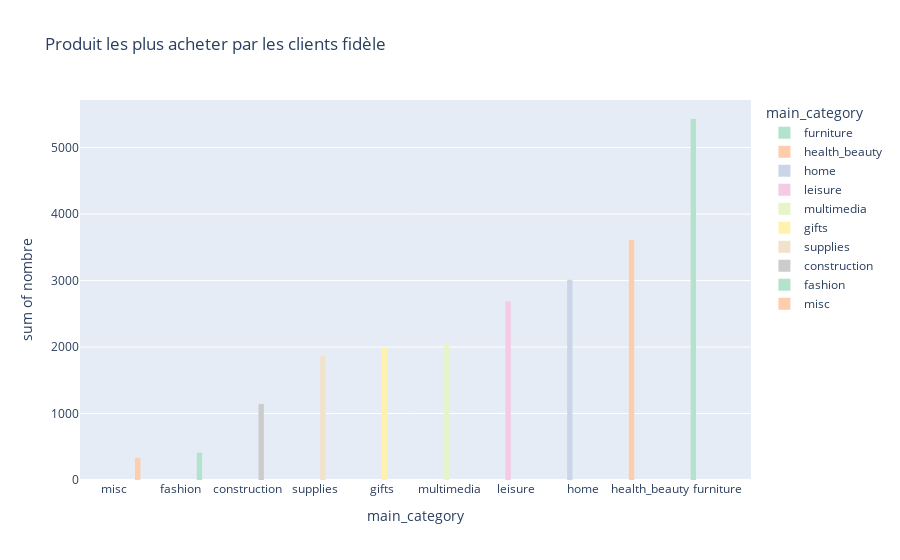

The notebook cell this image was saved under:
### Code cell
fig_1 = px.histogram(df_loyal_count,
                     title="Produit les plus acheter par les clients fidèle",
                     x="main_category",
                     y='nombre',

                     color="main_category",
                     color_discrete_sequence=px.colors.qualitative.Pastel2,
                     barmode="group"

                     ).update_xaxes(categoryorder="total ascending")

fig_1.show()

### Figure 1 — Plotly figure (JSON) as saved in the notebook; plotly's stock layout.template omitted (floating-point values rounded to 4 significant figures)
{"data": [{"alignmentgroup": "True", "bingroup": "x", "histfunc": "sum", "hovertemplate": "main_category=%{x}<br>sum of nombre=%{y}<extra></extra>", "legendgroup": "furniture", "marker": {"color": "rgb(179,226,205)", "pattern": {"shape": ""}}, "name": "furniture", "offsetgroup": "furniture", "orientation": "v", "showlegend": true, "type": "histogram", "x": ["furniture"], "xaxis": "x", "y": [5430], "yaxis": "y"}, {"alignmentgroup": "True", "bingroup": "x", "histfunc": "sum", "hovertemplate": "main_category=%{x}<br>sum of nombre=%{y}<extra></extra>", "legendgroup": "health_beauty", "marker": {"color": "rgb(253,205,172)", "pattern": {"shape": ""}}, "name": "health_beauty", "offsetgroup": "health_beauty", "orientation": "v", "showlegend": true, "type": "histogram", "x": ["health_beauty"], "xaxis": "x", "y": [3610], "yaxis": "y"}, {"alignmentgroup": "True", "bingroup": "x", "histfunc": "sum", "hovertemplate": "main_category=%{x}<br>sum of nombre=%{y}<extra></extra>", "legendgroup": "home", "marker": {"color": "rgb(203,213,232)", "pattern": {"shape": ""}}, "name": "home", "offsetgroup": "home", "orientation": "v", "showlegend": true, "type": "histogram", "x": ["home"], "xaxis": "x", "y": [3012], "yaxis": "y"}, {"alignmentgroup": "True", "bingroup": "x", "histfunc": "sum", "hovertemplate": "main_category=%{x}<br>sum of nombre=%{y}<extra></extra>", "legendgroup": "leisure", "marker": {"color": "rgb(244,202,228)", "pattern": {"shape": ""}}, "name": "leisure", "offsetgroup": "leisure", "orientation": "v", "showlegend": true, "type": "histogram", "x": ["leisure"], "xaxis": "x", "y": [2684], "yaxis": "y"}, {"alignmentgroup": "True", "bingroup": "x", "histfunc": "sum", "hovertemplate": "main_category=%{x}<br>sum of nombre=%{y}<extra></extra>", "legendgroup": "multimedia", "marker": {"color": "rgb(230,245,201)", "pattern": {"shape": ""}}, "name": "multimedia", "offsetgroup": "multimedia", "orientation": "v", "showlegend": true, "type": "histogram", "x": ["multimedia"], "xaxis": "x", "y": [2055], "yaxis": "y"}, {"alignmentgroup": "True", "bingroup": "x", "histfunc": "sum", "hovertemplate": "main_category=%{x}<br>sum of nombre=%{y}<extra></extra>", "legendgroup": "gifts", "marker": {"color": "rgb(255,242,174)", "pattern": {"shape": ""}}, "name": "gifts", "offsetgroup": "gifts", "orientation": "v", "showlegend": true, "type": "histogram", "x": ["gifts"], "xaxis": "x", "y": [1994], "yaxis": "y"}, {"alignmentgroup": "True", "bingroup": "x", "histfunc": "sum", "hovertemplate": "main_category=%{x}<br>sum of nombre=%{y}<extra></extra>", "legendgroup": "supplies", "marker": {"color": "rgb(241,226,204)", "pattern": {"shape": ""}}, "name": "supplies", "offsetgroup": "supplies", "orientation": "v", "showlegend": true, "type": "histogram", "x": ["supplies"], "xaxis": "x", "y": [1865], "yaxis": "y"}, {"alignmentgroup": "True", "bingroup": "x", "histfunc": "sum", "hovertemplate": "main_category=%{x}<br>sum of nombre=%{y}<extra></extra>", "legendgroup": "construction", "marker": {"color": "rgb(204,204,204)", "pattern": {"shape": ""}}, "name": "construction", "offsetgroup": "construction", "orientation": "v", "showlegend": true, "type": "histogram", "x": ["construction"], "xaxis": "x", "y": [1144], "yaxis": "y"}, {"alignmentgroup": "True", "bingroup": "x", "histfunc": "sum", "hovertemplate": "main_category=%{x}<br>sum of nombre=%{y}<extra></extra>", "legendgroup": "fashion", "marker": {"color": "rgb(179,226,205)", "pattern": {"shape": ""}}, "name": "fashion", "offsetgroup": "fashion", "orientation": "v", "showlegend": true, "type": "histogram", "x": ["fashion"], "xaxis": "x", "y": [412], "yaxis": "y"}, {"alignmentgroup": "True", "bingroup": "x", "histfunc": "sum", "hovertemplate": "main_category=%{x}<br>sum of nombre=%{y}<extra></extra>", "legendgroup": "misc", "marker": {"color": "rgb(253,205,172)", "pattern": {"shape": ""}}, "name": "misc", "offsetgroup": "misc", "orientation": "v", "showlegend": true, "type": "histogram", "x": ["misc"], "xaxis": "x", "y": [334], "yaxis": "y"}], "layout": {"barmode": "group", "legend": {"title": {"text": "main_category"}, "tracegroupgap": 0}, "title": {"text": "Produit les plus acheter par les clients fidèle"}, "xaxis": {"anchor": "y", "categoryarray": ["furniture", "health_beauty", "home", "leisure", "multimedia", "gifts", "supplies", "construction", "fashion", "misc"], "categoryorder": "total ascending", "domain": [0.0, 1.0], "title": {"text": "main_category"}}, "yaxis": {"anchor": "x", "domain": [0.0, 1.0], "title": {"text": "sum of nombre"}}}}
